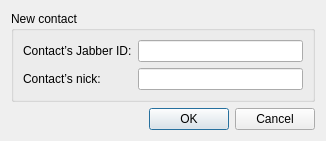
<?xml version="1.0" encoding="UTF-8"?>
<ui version="4.0">
 <class>NewContactWindow</class>
 <widget class="QDialog" name="NewContactWindow">
  <property name="geometry">
   <rect>
    <x>0</x>
    <y>0</y>
    <width>326</width>
    <height>141</height>
   </rect>
  </property>
  <property name="sizePolicy">
   <sizepolicy hsizetype="Fixed" vsizetype="Fixed">
    <horstretch>0</horstretch>
    <verstretch>0</verstretch>
   </sizepolicy>
  </property>
  <property name="minimumSize">
   <size>
    <width>326</width>
    <height>141</height>
   </size>
  </property>
  <property name="maximumSize">
   <size>
    <width>326</width>
    <height>141</height>
   </size>
  </property>
  <property name="windowTitle">
   <string>New contact</string>
  </property>
  <layout class="QVBoxLayout" name="verticalLayout">
   <item>
    <widget class="QGroupBox" name="groupBox">
     <property name="title">
      <string>New contact</string>
     </property>
     <layout class="QVBoxLayout" name="verticalLayout_2">
      <item>
       <layout class="QGridLayout" name="gridLayout">
        <item row="0" column="0">
         <widget class="QLabel" name="label">
          <property name="text">
           <string>Contact’s Jabber ID:</string>
          </property>
         </widget>
        </item>
        <item row="0" column="1">
         <widget class="QLineEdit" name="contact_jid"/>
        </item>
        <item row="1" column="0">
         <widget class="QLabel" name="label_2">
          <property name="text">
           <string>Contact’s nick:</string>
          </property>
         </widget>
        </item>
        <item row="1" column="1">
         <widget class="QLineEdit" name="contact_name"/>
        </item>
       </layout>
      </item>
     </layout>
    </widget>
   </item>
   <item>
    <layout class="QHBoxLayout" name="horizontalLayout">
     <item>
      <widget class="QLabel" name="label_3">
       <property name="text">
        <string/>
       </property>
       <property name="pixmap">
        <pixmap resource="../res/app.qrc">:/common/corner_logo.png</pixmap>
       </property>
      </widget>
     </item>
     <item>
      <widget class="QDialogButtonBox" name="buttonBox">
       <property name="orientation">
        <enum>Qt::Horizontal</enum>
       </property>
       <property name="standardButtons">
        <set>QDialogButtonBox::Cancel|QDialogButtonBox::Ok</set>
       </property>
      </widget>
     </item>
    </layout>
   </item>
  </layout>
 </widget>
 <resources>
  <include location="../res/app.qrc"/>
 </resources>
 <connections>
  <connection>
   <sender>buttonBox</sender>
   <signal>accepted()</signal>
   <receiver>NewContactWindow</receiver>
   <slot>accept()</slot>
   <hints>
    <hint type="sourcelabel">
     <x>248</x>
     <y>254</y>
    </hint>
    <hint type="destinationlabel">
     <x>157</x>
     <y>274</y>
    </hint>
   </hints>
  </connection>
  <connection>
   <sender>buttonBox</sender>
   <signal>rejected()</signal>
   <receiver>NewContactWindow</receiver>
   <slot>reject()</slot>
   <hints>
    <hint type="sourcelabel">
     <x>316</x>
     <y>260</y>
    </hint>
    <hint type="destinationlabel">
     <x>286</x>
     <y>274</y>
    </hint>
   </hints>
  </connection>
 </connections>
</ui>
